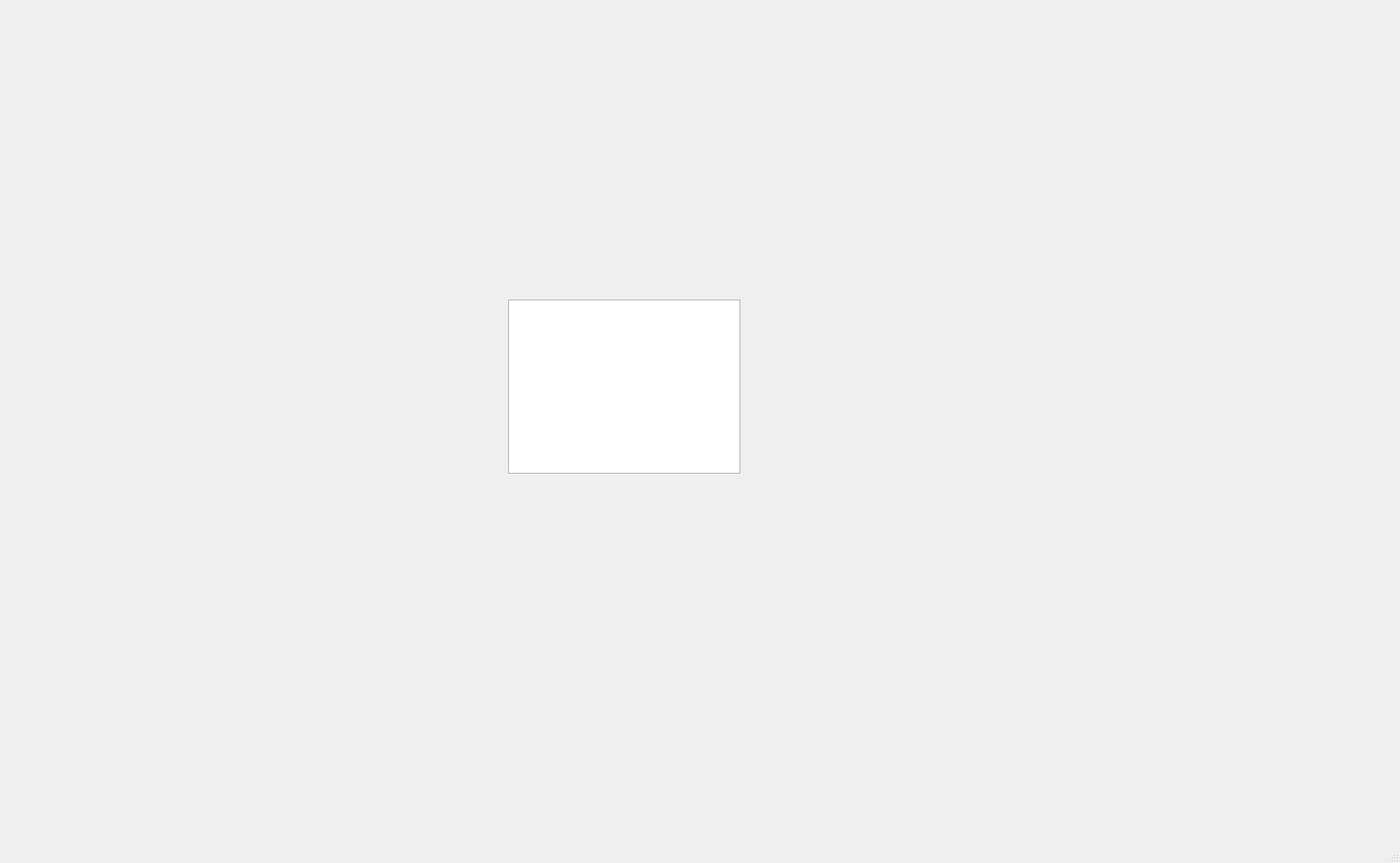
<?xml version="1.0" encoding="UTF-8"?>
<ui version="4.0">
 <class>MainWindow</class>
 <widget class="QMainWindow" name="MainWindow">
  <property name="geometry">
   <rect>
    <x>0</x>
    <y>0</y>
    <width>1543</width>
    <height>951</height>
   </rect>
  </property>
  <property name="windowTitle">
   <string>MainWindow</string>
  </property>
  <widget class="QWidget" name="centralwidget">
   <widget class="QTextBrowser" name="textBrowser">
    <property name="geometry">
     <rect>
      <x>560</x>
      <y>330</y>
      <width>256</width>
      <height>192</height>
     </rect>
    </property>
    <property name="openExternalLinks">
     <bool>true</bool>
    </property>
   </widget>
  </widget>
  <widget class="QMenuBar" name="menubar">
   <property name="geometry">
    <rect>
     <x>0</x>
     <y>0</y>
     <width>1543</width>
     <height>26</height>
    </rect>
   </property>
  </widget>
  <widget class="QStatusBar" name="statusbar"/>
 </widget>
 <resources/>
 <connections/>
</ui>
